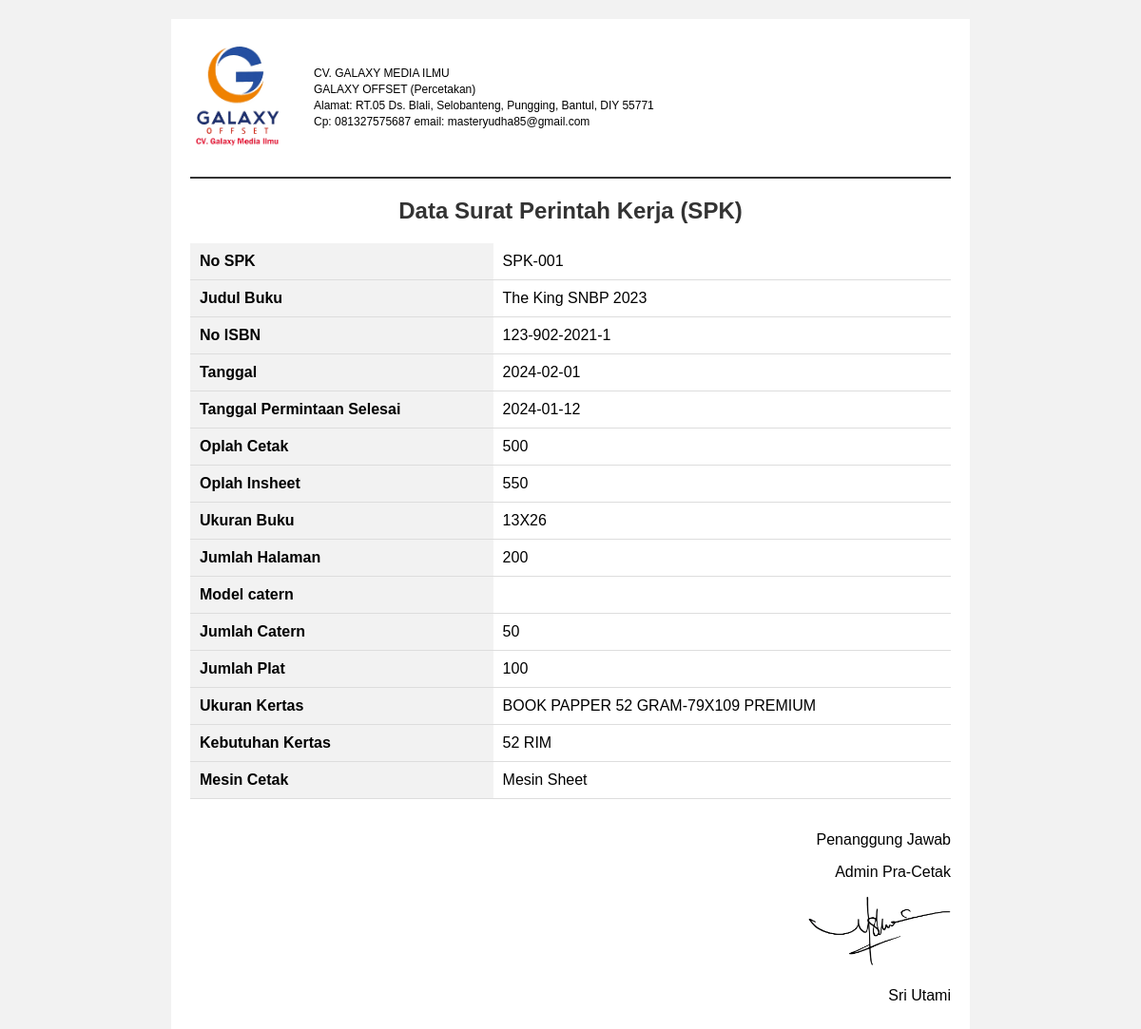
Page /unduh_spk.php?id_spk=1 on the committed database.
### tables this page shows
CREATE TABLE `spk` (
  `id_spk` int NOT NULL,
  `id_pengguna` int NOT NULL,
  `no_spk` varchar(100) NOT NULL,
  `judul_buku` varchar(100) NOT NULL,
  `no_isbn` varchar(100) NOT NULL,
  `tanggal` date NOT NULL,
  `tanggal_permintaan_selesai` date NOT NULL,
  `oplah_cetak` int NOT NULL,
  `oplah_insheet` int NOT NULL,
  `ukuran_buku` varchar(100) NOT NULL,
  `jumlah_halaman` int NOT NULL,
  `jumlah_catern` int NOT NULL,
  `jumlah_plat` int NOT NULL,
  `ukuran_kertas` varchar(100) NOT NULL,
  `kebutuhan_kertas` varchar(100) NOT NULL,
  `mesin_cetak` varchar(100) NOT NULL
);

### unduh_spk.php (the view, shortened to what this page needs)
<!DOCTYPE html>
<html>
<head>
</head>
<body onload="window.print();">
    <div class="container">
        <div class="header">
            <img src="/img/logo.png" alt="Galaxy Offset Logo" style="margin-right:30px">
            <div class="company-info">
                CV. GALAXY MEDIA ILMU<br>
                GALAXY OFFSET (Percetakan)<br>
                Alamat: RT.05 Ds. Blali, Selobanteng, Pungging, Bantul, DIY 55771<br>
                Cp: 081327575687 email: masteryudha85@gmail.com
            </div>
        </div>
        <h2>Data Surat Perintah Kerja (SPK)</h2>
        <?php
        require 'koneksi.php';
        if (isset($_GET['id_spk'])) {
            $id_spk = $_GET['id_spk'];
            $sql = "SELECT spk.*, pengguna.nama_user FROM spk
            INNER JOIN pengguna ON spk.id_pengguna = pengguna.id_pengguna
            WHERE spk.id_spk = '$id_spk'";
            $result = mysqli_query($conn, $sql);
            $data = mysqli_fetch_assoc($result);
            if ($data) {
        ?>
                <table>
                    <tr>
                        <th>No SPK</th>
                        <td><?php echo $data['no_spk']; ?></td>
                    </tr>
                    <tr>
                        <th>Judul Buku</th>
                        <td><?php echo $data['judul_buku']; ?></td>
                    </tr>
                    <tr>
                        <th>No ISBN</th>
                        <td><?php echo $data['no_isbn']; ?></td>
                    </tr>
                    <tr>
                        <th>Tanggal</th>
                        <td><?php echo $data['tanggal']; ?></td>
                    </tr>
                    <tr>
                        <th>Tanggal Permintaan Selesai</th>
                        <td><?php echo $data['tanggal_permintaan_selesai']; ?></td>
                    </tr>
                    <tr>
                        <th>Oplah Cetak</th>
                        <td><?php echo $data['oplah_cetak']; ?></td>
                    </tr>
                    <tr>
                        <th>Oplah Insheet</th>
                        <td><?php echo $data['oplah_insheet']; ?></td>
                    </tr>
                    <tr>
                        <th>Ukuran Buku</th>
                        <td><?php echo $data['ukuran_buku']; ?></td>
                    </tr>
                    <tr>
                        <th>Jumlah Halaman</th>
                        <td><?php echo $data['jumlah_halaman']; ?></td>
                    </tr>
                    <tr>
						<th>Model catern</th>
                        <td><?php echo $data['model_catern']; ?></td>
                    </tr>
                    <tr>
                        <th>Jumlah Catern</th>
                        <td><?php echo $data['jumlah_catern']; ?></td>
                    </tr>
                    <tr>
                        <th>Jumlah Plat</th>
                        <td><?php echo $data['jumlah_plat']; ?></td>
                    </tr>
                    <tr>
                        <th>Ukuran Kertas</th>
                        <td><?php echo $data['ukuran_kertas']; ?></td>
                    </tr>
                    <tr>
                        <th>Kebutuhan Kertas</th>
                        <td><?php echo $data['kebutuhan_kertas']; ?></td>
                    </tr>
                    <tr>
                        <th>Mesin Cetak</th>
                        <td><?php echo $data['mesin_cetak']; ?></td>
                    </tr>
                </table>
                <br>
        <?php
            } else {
                echo "Data SPK tidak ditemukan.";
            }
        } else {
            echo "ID SPK tidak ditemukan.";
        }
        ?>
        <div class="footer">
            <div class="signatories">
                <p>Penanggung Jawab</p>
                <p>Admin Pra-Cetak</p>
                <img src="/img/ttd_pra.png" alt="Pranowo" style="max-width: 150px; height: auto;">
                <p>Sri Utami</p>
            </div>
        </div>
    </div>
</body>
</html>

### unduh_spk.php (style rules this page uses)
body { font-family: Arial, sans-serif; background-color: #f2f2f2; margin: 0; padding: 20px; }
.container { max-width: 800px; margin: 0 auto; background-color: #fff; padding: 20px; }
.header { display: flex; align-items: center; padding-bottom: 20px; border-bottom: 2px solid #333; margin-bottom: 20px; }
.header img { width: 100px; height: auto; margin-right: 10px; }
.header .company-info { font-size: 12px; line-height: 1.4; }
h2 { text-align: center; color: #333; margin-top: 0; }
table { width: 100%; border-collapse: collapse; margin-top: 20px; }
th, td { padding: 10px; text-align: left; border-bottom: 1px solid #ddd; }
th { background-color: #f2f2f2; font-weight: bold; }
.signatories { text-align: right; }

### rows in the picture
spk: no_spk "SPK-001", judul_buku "The King SNBP 2023", no_isbn "123-902-2021-1", tanggal "2024-02-01", tanggal_permintaan_selesai "2024-01-12", oplah_cetak "500", oplah_insheet "550", ukuran_buku "13X26", jumlah_halaman "200", jumlah_catern "50", jumlah_plat "100", ukuran_kertas "BOOK PAPPER 52 GRAM-79X109 PREMIUM", kebutuhan_kertas "52 RIM", mesin_cetak "Mesin Sheet"
